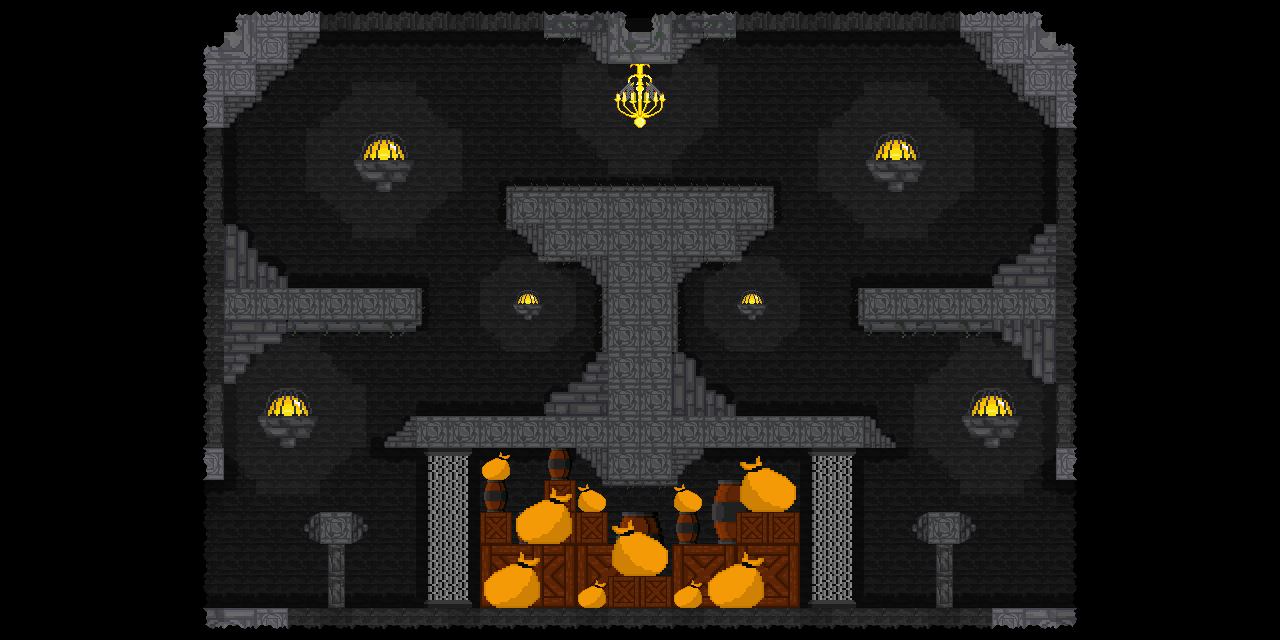

This is a level from a 2D game, rendered from its Tiled map with the project's own tilesets. A one-line summary and the map file follow, with tile-layer data summarised:
An orthogonal 40x20 tile map with 32x32 px tiles, 8 tile layers (Castle BG, Castle BG darkener, 1st Depth, Base 2.0, ...), 4 tilesets and 6 objects.

<map version="1.2" tiledversion="1.3.5" orientation="orthogonal" renderorder="left-up" width="40" height="20" tilewidth="32" tileheight="32" infinite="0" nextlayerid="10" nextobjectid="7">
 <tileset firstgid="1" name="1stSet" tilewidth="32" tileheight="32" tilecount="182" columns="13">
  <image source="Main Castle Normal.png" width="416" height="448" />
 </tileset>
 <tileset firstgid="183" name="2ndSet" tilewidth="32" tileheight="32" tilecount="728" columns="26">
  <image source="Main Castle x2.png" width="832" height="896" />
 </tileset>
 <tileset firstgid="911" name="3rdSet" tilewidth="32" tileheight="32" tilecount="48" columns="6">
  <image source="64x64 normal.png" width="192" height="256" />
 </tileset>
 <tileset firstgid="959" name="4thSet" tilewidth="32" tileheight="32" tilecount="192" columns="12">
  <image source="64x64 x2.png" width="384" height="512" />
 </tileset>
 <layer id="4" name="Castle BG" width="40" height="20">
  <data>[800 cells, 560 non-empty, 1 distinct tile ids]</data>
 </layer>
 <layer id="5" name="Castle BG darkener" width="40" height="20" opacity="0.5">
  <data>[800 cells, 560 non-empty, 1 distinct tile ids]</data>
 </layer>
 <layer id="8" name="1st Depth" width="40" height="20" opacity="0.47">
  <data>[800 cells, 176 non-empty, 25 distinct tile ids]</data>
 </layer>
 <layer id="3" name="Base 2.0" width="40" height="20">
  <data>[800 cells, 28 non-empty, 12 distinct tile ids]</data>
 </layer>
 <layer id="2" name="Base" width="40" height="20">
  <data>[800 cells, 313 non-empty, 86 distinct tile ids]</data>
 </layer>
 <layer id="6" name="Darkspots" width="40" height="20">
  <data>[800 cells, 332 non-empty, 9 distinct tile ids]</data>
 </layer>
 <layer id="7" name="Lights" width="40" height="20" opacity="0.04">
  <data>[800 cells, 800 non-empty, 10 distinct tile ids]</data>
 </layer>
 <layer id="1" name="Tile Layer 1" width="40" height="20" opacity="0.16">
  <data>[800 cells, 24 non-empty, 1 distinct tile ids]</data>
 </layer>
 <objectgroup id="9" name="Object Layer 1" opacity="0">
  <object id="1" x="1088" y="480">
   <properties>
    <property name="bodyType" value="static" />
    <property name="friction" type="float" value="10" />
    <property name="objType" value="ground" />
   </properties>
   <polygon points="0,0 0,-480 -896,-480 -896,0 -864,0 -864,-96 -800,-147.818 -672.182,-148.364 -666.182,-154.727 -665.636,-191.818 -800,-192 -800,-202.333 -852,-255.333 -864,-256 -864,-352 -768,-448 -544,-448 -544,-442.667 -511.667,-442 -487.333,-416.667 -416,-416 -411.667,-416 -384.333,-442 -352.667,-442.667 -352,-448.333 -128,-448 -32,-352 -32,-256 -43.75,-256.25 -108.75,-192.5 -224,-192 -229.75,-191.5 -230.25,-155.75 -224,-148.5 -95,-148.25 -56,-104 -45.5,-96.5 -31.75,-96.25 -32,0" />
  </object>
  <object id="2" x="1088" y="640">
   <properties>
    <property name="bodyType" value="static" />
    <property name="friction" type="float" value="10" />
    <property name="objType" value="ground" />
   </properties>
   <polygon points="0,0 0,-32 -224,-32 -235,-42 -235,-184 -224.5,-192 -191.75,-191.75 -191.75,-197.5 -217.5,-223.25 -352,-224 -406.5,-289 -408,-353.5 -385,-377 -346,-378.5 -320.545,-410 -314,-410.182 -313.818,-454 -581.818,-454 -581.909,-410.818 -576.182,-410 -550.091,-383.727 -550.091,-377.545 -512.25,-378.125 -486.25,-351.875 -486.5,-291.75 -552.75,-224.5 -672,-224 -678,-223.75 -693.25,-205.5 -699.5,-203.75 -704.75,-192.75 -672,-192 -661.5,-184 -660.5,-40.75 -668,-33 -672,-32 -896,-32 -896,0" />
  </object>
  <object id="3" x="352" y="512">
   <properties>
    <property name="bodyType" value="static" />
    <property name="friction" type="float" value="10" />
    <property name="objType" value="ground" />
   </properties>
   <polygon points="0,0 -32,0 -47.4545,9.81818 -47.6364,21.4545 -32,32 0,32 16,19.6364 16.5455,10.5455" />
  </object>
  <object id="4" x="959" y="511">
   <properties>
    <property name="bodyType" value="static" />
    <property name="friction" type="float" value="10" />
    <property name="objType" value="ground" />
   </properties>
   <polygon points="0,0 -32,0 -47.4545,9.81818 -47.6364,21.4545 -32,32 0,32 16,19.6364 16.5455,10.5455" />
  </object>
  <object id="5" x="126.004" y="451.334" width="78.667" height="189.333">
   <properties>
    <property name="bodyType" value="static" />
    <property name="isSensor" value="true" />
    <property name="myName" value="leftExit" />
   </properties>
  </object>
  <object id="6" x="1070" y="450" width="78.667" height="189.333">
   <properties>
    <property name="bodyType" value="static" />
    <property name="isSensor" value="true" />
    <property name="myName" value="rightExit" />
   </properties>
  </object>
 </objectgroup>
</map>
